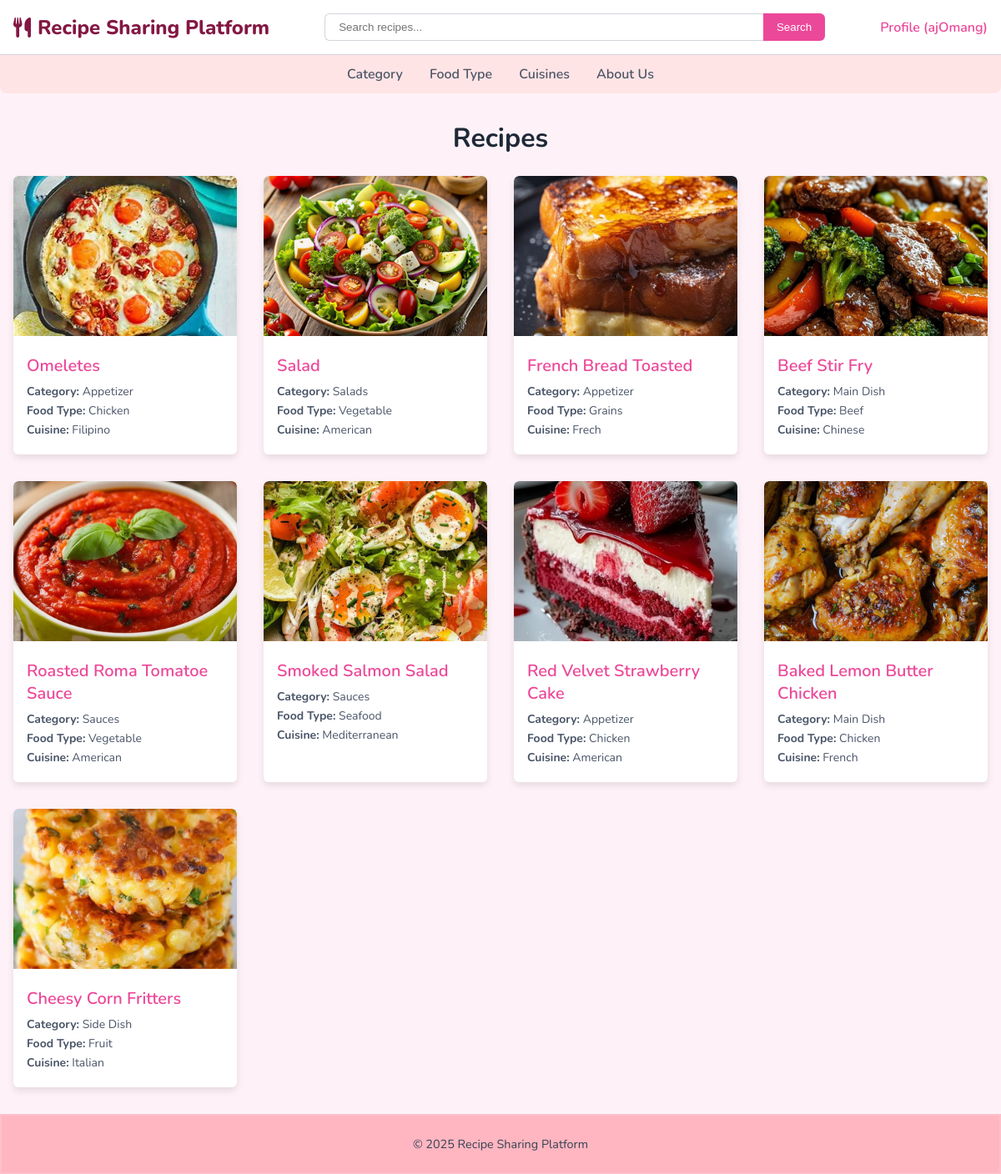
/home (signed in), run on the app's committed database.
### tables this page shows
CREATE TABLE users (
        id INTEGER PRIMARY KEY AUTOINCREMENT,
        username TEXT UNIQUE NOT NULL,
        email TEXT UNIQUE NOT NULL,
        password TEXT NOT NULL,
        created_at TIMESTAMP DEFAULT CURRENT_TIMESTAMP
    , bio TEXT, facebook TEXT, instagram TEXT, image_path TEXT, name TEXT, last_online TIMESTAMP);

CREATE TABLE recipes (
        id INTEGER PRIMARY KEY AUTOINCREMENT,
        title TEXT NOT NULL,
        ingredients TEXT NOT NULL,
        instructions TEXT NOT NULL,
        category TEXT,
        created_at TIMESTAMP DEFAULT CURRENT_TIMESTAMP
    , image_path TEXT, user_id INTEGER, name TEXT, food_type TEXT, prep_time TEXT, cook_time TEXT, total_time TEXT, cuisine TEXT, rating REAL DEFAULT 0, recipe_by TEXT);

### app.py (the view)
@app.route('/home')
@login_required
def home():
    session.clear()
    conn = get_db()
    cursor = conn.cursor()
    cursor.execute("""
        SELECT recipes.id, recipes.title, recipes.image_path, recipes.category, recipes.food_type, recipes.cuisine
        FROM recipes
        JOIN users ON recipes.user_id = users.id
    """)
    recipes = cursor.fetchall()
    cursor.execute("SELECT recipe_id FROM favorites WHERE user_id = ?", (current_user.id,))
    favorite_recipe_ids = [row[0] for row in cursor.fetchall()]
    cursor.execute("SELECT name FROM categories ORDER BY name")
    categories = [row[0] for row in cursor.fetchall()]
    cursor.execute("SELECT name FROM food_types ORDER BY name")
    food_types = [row[0] for row in cursor.fetchall()]
    conn.close()
    recipes_list = []
    for recipe in recipes:
        recipe_dict = {
            "id": recipe[0],
            "title": recipe[1],
            "image_path": recipe[2] if recipe[2] else "uploads/default-recipe.png",
            "category": recipe[3],
            "food_type": recipe[4],
            "cuisine": recipe[5] or "Not specified",
            "is_favorite": recipe[0] in favorite_recipe_ids  # ✅ Mark favorite status
        }
        recipes_list.append(recipe_dict)
    return render_template("base.html", user=current_user, recipes=recipes_list, categories=categories, food_types=food_types)

### app.py (called while the page is built)
def get_db():
    conn = sqlite3.connect(DATABASE, check_same_thread=False)
    conn.row_factory = sqlite3.Row
    return conn

@login_manager.user_loader
def load_user(user_id):
    if user_id == "0":
        return User(id=0, username="shanaiPuray", email="puray@gmail.com", role="admin")
    conn = get_db()
    cursor = conn.cursor()
    cursor.execute("SELECT * FROM users WHERE id = ?", (user_id,))
    user = cursor.fetchone()
    conn.close()
    if user:
        role = user["role"] if "role" in user.keys() else "user"
        return User(id=user["id"], username=user["username"], email=user["email"], role=role)
    return None

@app.context_processor
def inject_cuisines():
    conn = get_db()
    cursor = conn.cursor()
    cursor.execute("SELECT DISTINCT cuisine FROM recipes WHERE cuisine IS NOT NULL AND cuisine != ''")
    cuisines = [row[0] for row in cursor.fetchall()]
    conn.close()
    return {'cuisines': cuisines}

### templates/base.html (shortened to what this page needs)
<!DOCTYPE html>
<html lang="en">
<head>
  <link rel="stylesheet" href="https://cdnjs.cloudflare.com/ajax/libs/font-awesome/6.0.0-beta3/css/all.min.css" />
  <link rel="stylesheet" href="{{ url_for('static', filename='uploads/styles.css') }}">
</head>
<body>
{% if request.endpoint == 'home' %}
<nav class="main-nav">
  <h1 class="site-title">
    <i class="fas fa-utensils site-icon"></i>
    Recipe Sharing Platform
  </h1>
  <form action="{{ url_for('search') }}" method="get" class="search-form" role="search" aria-label="Search recipes">
    <input
      type="text"
      name="query"
      placeholder="Search recipes..."
      required
      class="search-input"
    />
    <button
      type="submit"
      class="search-button"
      aria-label="Search recipes"
    >
      Search
    </button>
  </form>
  <div class="profile-link">
    <a href="{{ url_for('profile') }}" class="profile-anchor">
      Profile{% if user.is_authenticated %} ({{ user.username }}){% endif %}
    </a>
  </div>
</nav>
<nav class="sub-nav">
  <div class="dropdown" id="categoryDropdownWrapper">
    <a href="#" id="categoryToggle" class="dropdown-toggle">Category</a>
  </div>
  <div class="dropdown" id="foodTypeDropdownWrapper">
    <a href="#" id="foodTypeToggle" class="dropdown-toggle">Food Type</a>
  </div>
  <div class="dropdown" id="cuisineDropdownWrapper">
    <a href="#" id="cuisineToggle" class="dropdown-toggle">Cuisines</a>
  </div>
  <a href="{{ url_for('about_us') }}" class="about-link">About Us</a>
</nav>
{% endif %}
<main class="main-content">
  {% if request.endpoint == 'home' %}
    {% if recipes %}
      <section>
        <h2 class="section-title">Recipes</h2>
        <div class="recipe-grid">
          {% for recipe in recipes %}
          <div class="recipe-card">
            <div class="recipe-image-section">
              <img src="{{ url_for('static', filename=recipe.image_path if recipe.image_path else 'uploads/default-recipe.png') }}"
                   alt="Recipe Image"
                   class="recipe-image"
                   loading="lazy" />
            </div>
            <div class="recipe-info">
              <h3 class="recipe-title">
                <a href="{{ url_for('public_view_recipe', recipe_id=recipe.id) }}" class="recipe-link">{{ recipe.title }}</a>
              </h3>
              <p class="recipe-category"><strong>Category:</strong> {{ recipe.category }}</p>
              <p class="recipe-food-type"><strong>Food Type:</strong> {{ recipe.food_type }}</p>
              <p class="recipe-cuisine"><strong>Cuisine:</strong> {{ recipe.cuisine or 'Not specified' }}</p>
            </div>
          </div>
          {% endfor %}
        </div>
      </section>
    {% endif %}
  {% endif %}
</main>
<footer class="site-footer">
  <p>&copy; 2025 Recipe Sharing Platform</p>
</footer>
</body>
</html>

### static/uploads/styles.css (style rules this page uses)
* { box-sizing: border-box; margin: 0; padding: 0; }
body { font-family: 'Nunito', sans-serif; background-color: #fef2f8; color: #374151; min-height: 100vh; display: flex; flex-direction: column; }
nav.main-nav { display: flex; justify-content: space-between; align-items: center; padding: 1rem; background-color: #ffffff; box-shadow: 0 2px 4px rgba(0,0,0,0.05); }
nav.main-nav h1.site-title { font-size: 1.5rem; font-weight: 800; color: #831843; display: flex; align-items: center; gap: 0.5rem; }
nav.main-nav form.search-form { flex: 1; max-width: 600px; margin: 0 1rem; display: flex; }
nav.main-nav form.search-form input.search-input { flex: 1; padding: 0.5rem 1rem; border: 1px solid #d1d5db; border-right: none; border-radius: 0.375rem 0 0 0.375rem; }
nav.main-nav form.search-form button.search-button { background-color: #ec4899; color: white; padding: 0.5rem 1rem; border: none; border-radius: 0 0.375rem 0.375rem 0; cursor: pointer; }
nav.main-nav .profile-link a.profile-anchor { color: #ec4899; font-weight: 600; text-decoration: none; }
nav.sub-nav { background-color: #ffe4e6; border-top: 1px solid #d1d5db; padding: 0.75rem 1rem; display: flex; justify-content: center; gap: 2rem; border-bottom-left-radius: 0.5rem; border-bottom-right-radius: 0.5rem; }
nav.sub-nav a.about-link, .dropdown-toggle { font-weight: 600; color: #4b5563; text-decoration: none; align-self: center; cursor: pointer; }
.dropdown { position: relative; }
main.main-content { flex-grow: 1; max-width: 1200px; margin: auto; padding: 2rem 1rem; }
.section-title { font-size: 2rem; font-weight: bold; margin-bottom: 1.5rem; color: #1f2937; text-align: center; }
.recipe-grid { display: grid; gap: 2rem; grid-template-columns: repeat(4, 1fr); }
.recipe-card { background-color: #ffffff; border-radius: 0.375rem; box-shadow: 0 4px 8px rgba(0, 0, 0, 0.1); overflow: hidden; transition: transform 0.3s ease; cursor: pointer; display: flex; flex-direction: column; }
.recipe-image-section img.recipe-image { width: 100%; height: 12rem; object-fit: cover; border-top-left-radius: 0.375rem; border-top-right-radius: 0.375rem; }
.recipe-info { padding: 1rem; flex-grow: 1; }
.recipe-title { font-size: 1.25rem; font-weight: 600; color: #2d3748; margin-bottom: 0.5rem; }
.recipe-link { color: #ec4899; text-decoration: none; }
.recipe-category, .recipe-food-type, .recipe-cuisine { font-size: 0.875rem; color: #4a5568; margin-bottom: 0.25rem; }
.site-footer { padding: 1.5rem 0; text-align: center; border: 2px solid pink; background-color: lightpink; color: #374151; font-size: 0.9rem; user-select: none; }

### data on the page
users: username "ajOmang"
recipes: image_path (picture), title "Omeletes", category "Appetizer", food_type "Chicken", cuisine "Filipino"
recipes: image_path (picture), title "Salad", category "Salads", food_type "Vegetable", cuisine "American"
recipes: image_path (picture), title "French Bread Toasted", category "Appetizer", food_type "Grains", cuisine "Frech"
recipes: image_path (picture), title "Beef Stir Fry", category "Main Dish", food_type "Beef", cuisine "Chinese"
recipes: image_path (picture), title "Roasted Roma Tomatoe Sauce", category "Sauces", food_type "Vegetable", cuisine "American"
recipes: image_path (picture), title "Smoked Salmon Salad", category "Sauces", food_type "Seafood", cuisine "Mediterranean"
recipes: image_path (picture), title "Red Velvet Strawberry Cake", category "Appetizer", food_type "Chicken", cuisine "American"
recipes: image_path (picture), title "Baked Lemon Butter Chicken", category "Main Dish", food_type "Chicken", cuisine "French"
recipes: image_path (picture), title "Cheesy Corn Fritters", category "Side Dish", food_type "Fruit", cuisine "Italian"
